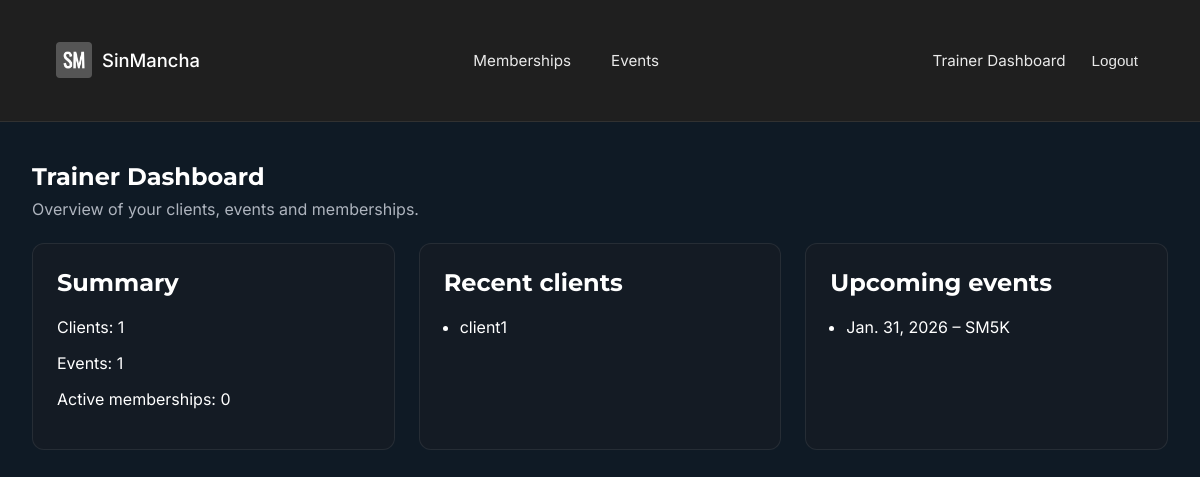
Page /trainer/dashboard/ (signed in) on the committed database.
### club/models.py (models this page shows, shortened)
class ClientProfile(models.Model):
    user = models.OneToOneField(
        settings.AUTH_USER_MODEL,
        on_delete=models.CASCADE,
        related_name="client_profile",
    )
    phone = models.CharField(max_length=20, blank=True)
    emergency_contact_name = models.CharField(max_length=100, blank=True)
    emergency_contact_phone = models.CharField(max_length=20, blank=True)
    LEVEL_CHOICES = [
        ("beginner", "Beginner"),
        ("intermediate", "Intermediate"),
        ("advanced", "Advanced"),
    ]
    level = models.CharField(
        max_length=20,
        choices=LEVEL_CHOICES,
        default="beginner",
    )
    primary_trainer = models.ForeignKey(
        TrainerProfile,
        on_delete=models.CASCADE,
        related_name="clients",
        help_text="The trainer this client works with.",
        null=True,
        blank=True,
    )

class Event(models.Model):
    trainer = models.ForeignKey(
        TrainerProfile,
        on_delete=models.CASCADE,
        related_name="events",
        null=True,
        blank=True,
    )
    title = models.CharField(max_length=200)
    description = models.TextField(blank=True)
    date = models.DateField()
    start_time = models.TimeField()
    end_time = models.TimeField(blank=True, null=True)
    location = models.CharField(max_length=255, blank=True)
    EVENT_TYPE_CHOICES = [
        ("running_club", "Running club"),
        ("class", "Class / session"),
        ("challenge", "Challenge (e.g. 1000 burpees)"),
    ]
    event_type = models.CharField(
        max_length=20,
        choices=EVENT_TYPE_CHOICES,
        default="class",
    )
    distance_km = models.DecimalField(
        max_digits=4,
        decimal_places=1,
        blank=True,
        null=True,
        help_text="Optional: for running events.",
    )
    target_reps = models.PositiveIntegerField(
        blank=True,
        null=True,
        help_text="Optional: for challenge events (e.g. 1000 burpees).",
    )
    capacity = models.PositiveIntegerField(default=20)
    is_cancelled = models.BooleanField(default=False)
    price_non_member = models.DecimalField(
        max_digits=7,
        decimal_places=2,
        null=True,
        blank=True,
        help_text="Leave blank if this event is free for non-members.",
    )
    price_member = models.DecimalField(
        max_digits=7,
        decimal_places=2,
        null=True,
        blank=True,
        help_text="Leave blank if this event is free for members.",
    )
    class Meta:
        ordering = ["date", "start_time"]

### club/views.py (the view)
# urls.py: path("trainer/dashboard/", views.trainer_dashboard, name="trainer_dashboard"),
@login_required
@user_passes_test(is_trainer)
def trainer_dashboard(request):
    trainer = getattr(request.user, "trainer_profile", None)
    clients = ClientProfile.objects.none()
    events = Event.objects.none()
    memberships = Membership.objects.none()
    if trainer:
        clients = ClientProfile.objects.filter(primary_trainer=trainer)
        events = Event.objects.filter(trainer=trainer).order_by("date")
        memberships = Membership.objects.filter(plan__trainer=trainer)
    context = {
        "client_count": clients.count(),
        "event_count": events.count(),
        "active_memberships": memberships.filter(status="active").count(),
        "clients": clients[:10],
        "events": events[:5],
    }
    return render(request, "trainer/dashboard.html", context)

### club/views.py (called while the page is built)
def is_trainer(user):
    return user.is_staff or hasattr(user, "trainer_profile")

### templates/trainer/dashboard.html (shortened to what this page needs)
{% extends "base.html" %}
{% block content %}
<section class="page-header">
  <h1>Trainer Dashboard</h1>
  <p>Overview of your clients, events and memberships.</p>
</section>
<section class="dashboard-grid">
  <div class="card">
    <h2>Summary</h2>
    <p>Clients: {{ client_count }}</p>
    <p>Events: {{ event_count }}</p>
    <p>Active memberships: {{ active_memberships }}</p>
  </div>
  <div class="card">
    <h2>Recent clients</h2>
    {% if clients %}
      <ul style="padding-left:1rem;">
        {% for client in clients %}
          <li>{{ client.user.get_full_name|default:client.user.username }}</li>
        {% endfor %}
      </ul>
    {% else %}
      <p>No clients assigned yet.</p>
    {% endif %}
  </div>
  <div class="card">
    <h2>Upcoming events</h2>
    {% if events %}
      <ul style="padding-left:1rem;">
        {% for event in events %}
          <li>{{ event.date }} – {{ event.title }}</li>
        {% endfor %}
      </ul>
    {% else %}
      <p>No upcoming events.</p>
    {% endif %}
  </div>
</section>
{% endblock %}

### static/css/style.css (style rules this page uses)
:root { --primary-color: #1F1F1F; --accent-color: #6ec74b; --neutral-color: #FFFFFF; --secondary-neutral: #AEB4BE; --success-color: #78C957; --text-color: #FFFFFF; --background-color: #0F1A25; }
*, *::before, *::after { box-sizing: border-box; }
body { font-family: 'Inter', sans-serif; color: var(--text-color); background-color: var(--background-color); margin: 0; padding: 0; }
h1, h2, h3, h4, h5, h6 { font-family: 'Montserrat', sans-serif; color: var(--neutral-color); margin-top: 0; }
.page-header { padding: 2.5rem 2rem 1.5rem; }
.page-header h1 { margin-bottom: 0.5rem; }
.page-header p { color: var(--secondary-neutral); margin: 0; }
.dashboard-grid { padding: 0 2rem 2.5rem; display: grid; grid-template-columns: repeat(auto-fit, minmax(260px, 1fr)); gap: 1.5rem; }
.card { background: #141b24; border-radius: 0.75rem; padding: 1.5rem; border: 1px solid rgba(255,255,255,0.08); }

### rows in the picture
ClientProfile: user.get_full_name "client1"
Event: date "Jan. 31, 2026", title "SM5K"

### other values in the picture
{{ client_count }} "1"
{{ event_count }} "1"
{{ active_memberships }} "0"
